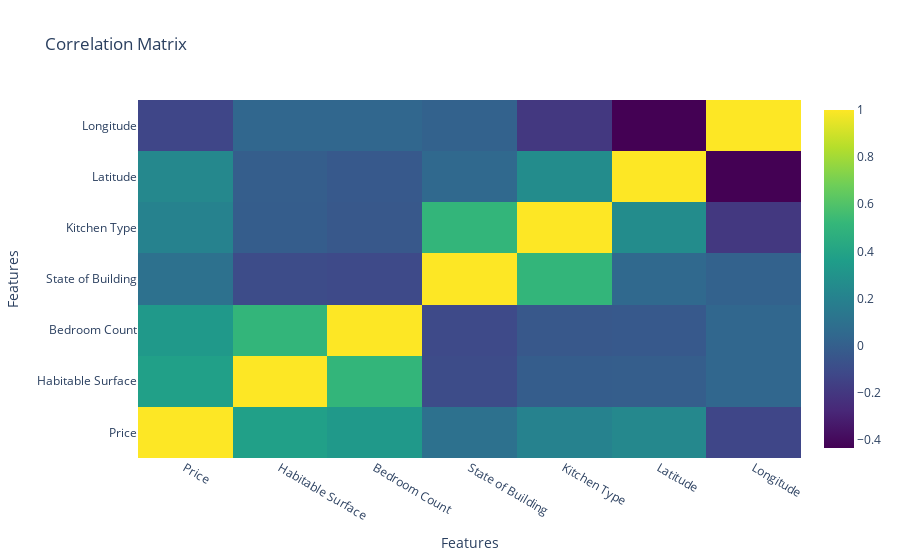

Notebook source saved alongside this figure:
### Code cell
import pandas as pd
import plotly.graph_objects as go
import seaborn as sns


# Read the .csv file
data = pd.read_csv('../data/cleaned/data.csv')

data["Sea view"] = data["Sea view"].fillna(False)
data["Sea view"] = data["Sea view"].map({False: 0, True: 1})

data = data[data["Latitude"] >= 49]
data = data[data["Latitude"] <= 52]

df = data.loc[:, ['Price', 'Habitable Surface', 'Bedroom Count', 'State of Building', 'Kitchen Type', 'Latitude', 'Longitude']]

# Filter the dataframe to include only numeric columns
numeric_df = df.select_dtypes(include=['int64', 'float64'])

# Create a correlation matrix
correlation_matrix = numeric_df.corr()

# Create a heatmap using Plotly
fig = go.Figure(data=go.Heatmap(
                   z=correlation_matrix.values,
                   x=correlation_matrix.columns,
                   y=correlation_matrix.index,
                   colorscale='Viridis'))

# Set the title and axis labels
fig.update_layout(title='Correlation Matrix',
                  xaxis_title='Features',
                  yaxis_title='Features')

# Show the plot
fig.show()

sns.scatterplot(data=df, x="Longitude", y="Latitude", hue="Price", palette="coolwarm")

### Figure 1 — Plotly figure (JSON) as saved in the notebook; plotly's stock layout.template omitted (floating-point values rounded to 4 significant figures)
{"data": [{"colorscale": [[0, "#440154"], [0.1111, "#482878"], [0.2222, "#3e4989"], [0.3333, "#31688e"], [0.4444, "#26828e"], [0.5556, "#1f9e89"], [0.6667, "#35b779"], [0.7778, "#6ece58"], [0.8889, "#b5de2b"], [1, "#fde725"]], "type": "heatmap", "x": ["Price", "Habitable Surface", "Bedroom Count", "State of Building", "Kitchen Type", "Latitude", "Longitude"], "y": ["Price", "Habitable Surface", "Bedroom Count", "State of Building", "Kitchen Type", "Latitude", "Longitude"], "z": [[1, 0.3751, 0.3339, 0.09878, 0.2006, 0.2359, -0.1295], [0.3751, 1, 0.5101, -0.1019, -0.01168, -0.009049, 0.04091], [0.3339, 0.5101, 1, -0.1106, -0.03875, -0.0328, 0.03816], [0.09878, -0.1019, -0.1106, 1, 0.5069, 0.05261, 0.01335], [0.2006, -0.01168, -0.03875, 0.5069, 1, 0.2611, -0.1997], [0.2359, -0.009049, -0.0328, 0.05261, 0.2611, 1, -0.4348], [-0.1295, 0.04091, 0.03816, 0.01335, -0.1997, -0.4348, 1]]}], "layout": {"title": {"text": "Correlation Matrix"}, "xaxis": {"title": {"text": "Features"}}, "yaxis": {"title": {"text": "Features"}}}}
